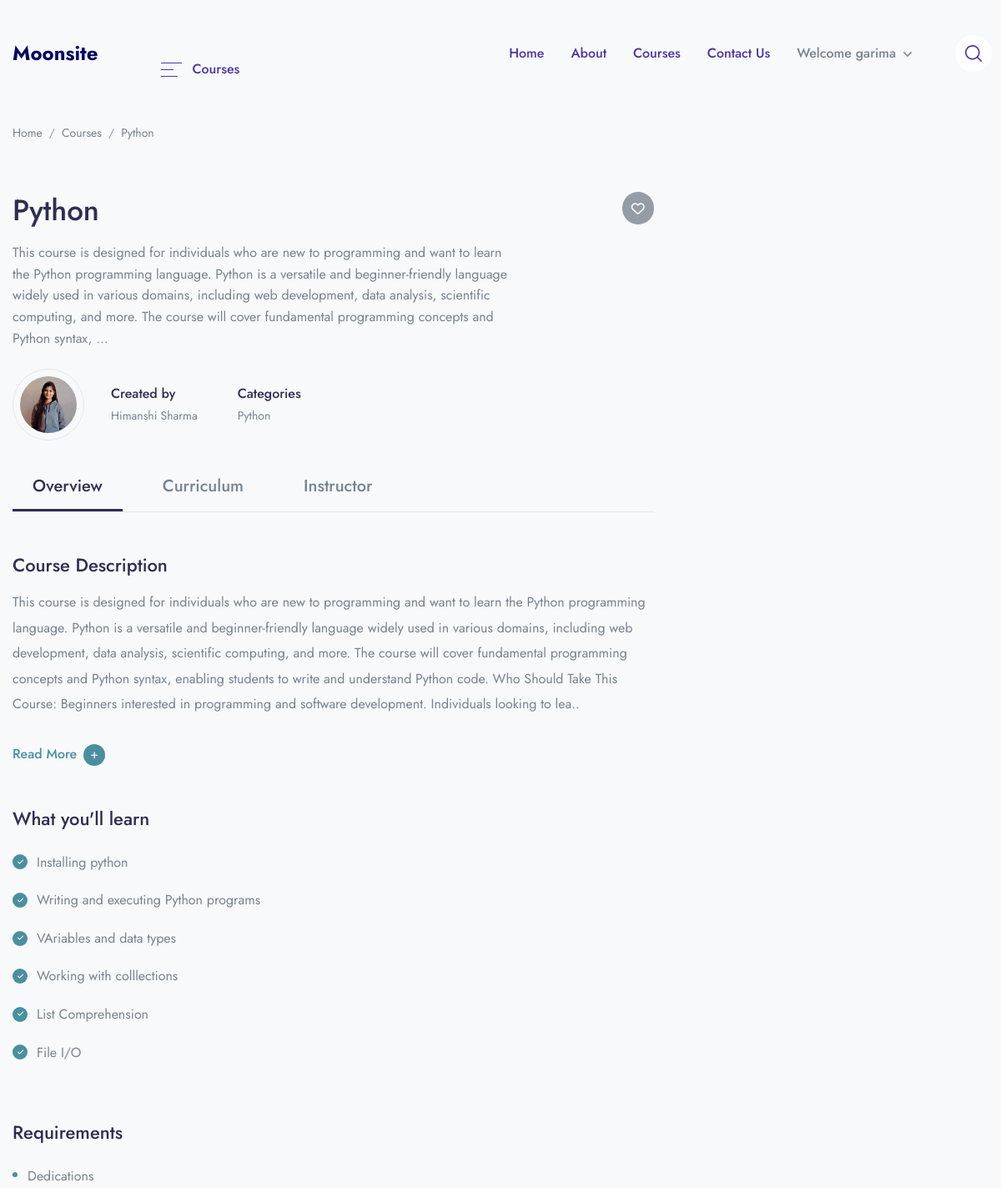
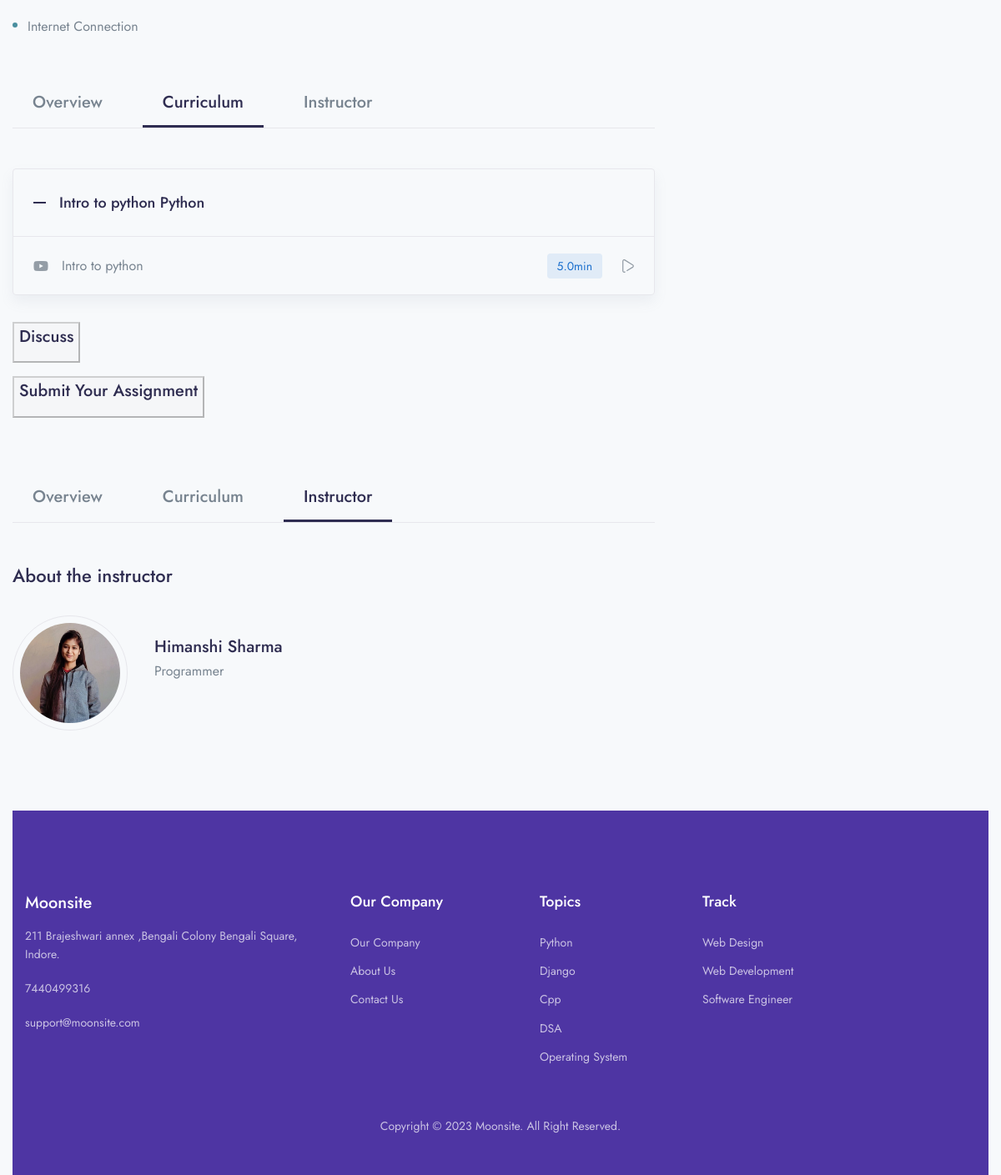
Screenshot of /course/python (signed in) with the database file from the repository (2 pictures, top to bottom).
### app/models.py (models this page shows, shortened)
class Course(models.Model):
    title = models.CharField(max_length=100)
    status = (
        ("Publish","Publish"),
        ("DRAFT","DRAFT"),
    )
    featured_images = models.ImageField(upload_to='featured_images/')
    created_at = models.DateField(auto_now_add=True)
    author = models.ForeignKey(Author,on_delete=models.CASCADE,null=True)
    author_image = models.ImageField(upload_to='author_images/',default='')
    category  = models.ForeignKey(Categories,on_delete=models.CASCADE,null=True)
    desc = models.TextField()
    level = models.ForeignKey(Levels,on_delete=models.CASCADE,null=True)
    slug = models.SlugField(default='',max_length=100,null=True,blank=True,unique=True)
    created_at=models.DateTimeField(default=now)
    def __str__(self):
        return self.title

class Author(models.Model):
    author_name = models.CharField(max_length = 100 )
    author_profile = models.ImageField(upload_to='images/')
    about_author = models.TextField()
    def __str__(self):
        return self.author_name

class Categories(models.Model):
    icon = models.CharField(max_length=200,null=True)
    name = models.CharField(max_length=100)
    def __str__(self):
        return self.name

class what_you_learn(models.Model):
    course = models.ForeignKey ( Course, on_delete=models.CASCADE )
    points = models.CharField ( max_length=500 )

class requirements(models.Model):
    course = models.ForeignKey(Course,on_delete=models.CASCADE)
    points = models.CharField(max_length=500)

class Lessons(models.Model):
    course  = models.ForeignKey(Course,on_delete=models.CASCADE)
    name = models.CharField(max_length=200)
    def __str__(self):
        return self.name + " " + str(self.course)

class Videos(models.Model):
    serial_number= models.IntegerField(null=True)
    thumbnail = models.ImageField(upload_to="Media/Yt_Thumbnail",null=True)
    course = models.ForeignKey(Course,on_delete=models.CASCADE)
    lesson = models.ForeignKey ( Lessons, on_delete=models.CASCADE )
    title = models.CharField ( max_length=100 )
    video = models.FileField(upload_to="video/%y")
    time_duration = models.FloatField(null=True)
    preview = models.BooleanField(default=False)

### mysite/views.py (the view)
# urls.py: path('course/<slug:slug>',views.course_detalis,name='course_details'),
def course_detalis(request,slug):
    course = Course.objects.filter(slug=slug)
    obj = Enrollment.objects.filter(user=request.user,course=course[0]).exists()
    print(obj,course[0])
    assign_discuss=False
    if obj:
        assign_discuss=True
    if course.exists():
        course = course.first()
    else:
        return redirect('error')
    return render (request,'course/course_detail.html',{'course':course,"assign_discuss":assign_discuss})

### templates/course/course_detail.html (shortened to what this page needs)
{% extends 'base.html' %}
{% block content %}
    <div class="container">
        <nav class="mb-5 mb-md-8 mt-2" aria-label="breadcrumb">
            <ol class="breadcrumb breadcrumb-scroll">
                <li class="breadcrumb-item">
                    <a class="text-gray-800" href="{% url 'home'%}">
                        Home
                    </a>
                </li>
                <li class="breadcrumb-item">
                    <a class="text-gray-800" href="#">
                        Courses
                    </a>
                </li>
                <li class="breadcrumb-item text-gray-800 active" aria-current="page">
                    {{course}}
                </li>
            </ol>
        </nav>
    </div>
    <div class="container">
        <div class="row mb-8">
            <div class="col-lg-8 mb-6 mb-lg-0 position-relative">
                <h1 class="me-7 me-xl-14">
                   {{course}}
                </h1>
                <p class="me-xl-13 mb-5">{{course.desc|truncatewords:50 }}</p>
                <a href="#" class="badge badge-lg badge-rounded-circle badge-secondary font-size-base badge-float badge-float-inside top-0 text-white">
                    <i class="far fa-heart"></i>
                </a>
                <div class="d-md-flex align-items-center mb-5">
                    <div class="border rounded-circle d-inline-block mb-4 mb-md-0 me-md-6 me-lg-4 me-xl-6">
                        <div class="p-2">
                            <img src="/media/{{course.author_image}}" alt="..." class="rounded-circle" width="68" height="68">
                        </div>
                    </div>
                    <div class="mb-4 mb-md-0 me-md-8 me-lg-4 me-xl-8">
                        <h6 class="mb-0">Created by</h6>
                        <a href="#" class="font-size-sm text-gray-800">{{course.author}}</a>
                    </div>
                    <div class="mb-4 mb-md-0 me-md-8 me-lg-4 me-xl-8">
                        <h6 class="mb-0">Categories</h6>
                        <a href="#" class="font-size-sm text-gray-800">{{course.category}}</a>
                    </div>
                </div>
                <div id="Overview" class="mb-8">
                    <ul class="nav course-tab-v1 border-bottom h4 mb-8">
                        <li class="nav-item">
                            <a class="nav-link active" href="#Overview" data-bs-toggle="smooth-scroll" data-bs-offset="0">Overview</a>
                        </li>
                        <li class="nav-item">
                            <a class="nav-link" href="#Curriculum" data-bs-toggle="smooth-scroll" data-bs-offset="0">Curriculum</a>
                        </li>
                        <li class="nav-item">
                            <a class="nav-link" href="#Instructor" data-bs-toggle="smooth-scroll" data-bs-offset="0">Instructor</a>
                        </li>
                    </ul>
                    <h3 class="">Course Description</h3>
                    <span class="mb-6 line-height-md">{{course.desc|slice:"0:530"}}..</span>
                    <a class="text-teal read-more h6 d-inline-block mb-8" data-bs-toggle="collapse" href="#readcollapseExample" role="button" aria-expanded="false" aria-controls="readcollapseExample">
                        <span class="d-inline-flex align-items-center more">
                            Read More
                            <span class="d-flex align-items-center justify-content-center bg-teal rounded-circle ms-2 p-2 w-26p">
                                <i class="fas fa-plus font-size-10 text-white"></i>
                            </span>
                        </span>
                    </a>
                    <h3 class="mb-5">What you'll learn</h3>
                    <div class="row row-cols-lg-2 mb-8">
                        <div class="col-md">
                            <ul class="list-style-v1 list-unstyled">
                                {% for learn in course.what_you_learn_set.all%}
                            <li> {{learn.points}}</li>
                               {% endfor %}
                            </ul>
                        </div>
                    </div>
                    <h3 class="mb-5">Requirements</h3>
                    <ul class="list-style-v2 list-unstyled">
                          {% for learn in course.requirements_set.all%}
                            <li> {{learn.points}}</li>
                               {% endfor %}
                    </ul>
                </div>
                <div id="Curriculum" class="mb-8">
                    <ul class="nav course-tab-v1 border-bottom h4 mb-8">
                        <li class="nav-item">
                            <a class="nav-link" href="#Overview" data-bs-toggle="smooth-scroll" data-bs-offset="0">Overview</a>
                        </li>
                        <li class="nav-item">
                            <a class="nav-link active" href="#Curriculum" data-bs-toggle="smooth-scroll" data-bs-offset="0">Curriculum</a>
                        </li>
                        <li class="nav-item">
                            <a class="nav-link" href="#Instructor" data-bs-toggle="smooth-scroll" data-bs-offset="0">Instructor</a>
                        </li>
                    </ul>
                    <div id="accordionCurriculum">
                        {% for lesson in course.lessons_set.all  %}
                        <div class="border rounded shadow mb-6 overflow-hidden">
                            <div class="d-flex align-items-center" id="curriculumheadingOne">
                                <h5 class="mb-0 w-100">
                                    <button class="d-flex align-items-center p-5 min-height-80 text-dark fw-medium collapse-accordion-toggle line-height-one" type="button" data-bs-toggle="collapse" data-bs-target="#id{{lesson.id}}" aria-expanded="true" aria-controls="CurriculumcollapseOne">
                                        <span class="me-4 text-dark d-flex">
                                            <svg width="15" height="2" viewBox="0 0 15 2" fill="none" xmlns="http://www.w3.org/2000/svg">
                                                <rect width="15" height="2" fill="currentColor"/>
                                            </svg>
                                        </span>
                                    {{lesson}}
                                    </button>
                                </h5>
                            </div>
                           {% for video in lesson.videos_set.all %}
                            <div id="id{{video.lesson.id}}" class="collapse show" aria-labelledby="curriculumheadingOne" data-parent="#accordionCurriculum">
                                <div class="border-top px-5 py-4 min-height-70 d-md-flex align-items-center">
                                    <div class="d-flex align-items-center me-auto mb-4 mb-md-0">
                                        <div class="text-secondary d-flex">
                                           <i class="fa-brands fa-youtube"></i>
                                        </div>
                                        <div class="ms-4">
                                            {{video.title}}
                                        </div>
                                    </div>
                                    <div class="d-flex align-items-center overflow-auto overflow-md-visible flex-shrink-all">
                                        <div class="badge btn-blue-soft me-5 font-size-sm fw-normal py-2">{{video.time_duration}}min</div>
                                        <a href="/media/{{video.video}}" class="text-secondary d-flex">
                                        </a>
                                    </div>
                                </div>
                                {% endfor %}
                            </div>
                        </div>
                       {% endfor %}
                    </div>
{% if  assign_discuss %}
                    <a href="/discuss/{{course.slug}}"><h4>Discuss </h4></a>
                    <br>
                    <a   href="/assignment/{{course.slug}}"><h4>Submit Your Assignment</h4> </a>
                    {% else %}
                    <button disabled>  <a  href=""><h4>Discuss </h4></a></button>
                    <br>
                    <button btn-btn-sm success disabled class="my-4"> <a   href=""><h4>Submit Your Assignment</h4> </a></button>
                    {% endif %}
                </div>
                <div id="Instructor" class="mb-8">
                    <ul class="nav course-tab-v1 border-bottom h4 mb-8">
                        <li class="nav-item">
                            <a class="nav-link" href="#Overview" data-bs-toggle="smooth-scroll" data-bs-offset="0">Overview</a>
                        </li>
                        <li class="nav-item">
                            <a class="nav-link" href="#Curriculum" data-bs-toggle="smooth-scroll" data-bs-offset="0">Curriculum</a>
                        </li>
                        <li class="nav-item">
                            <a class="nav-link active" href="#Instructor" data-bs-toggle="smooth-scroll" data-bs-offset="0">Instructor</a>
                        </li>
                    </ul>
                    <h3 class="mb-6">About the instructor</h3>
                    <div class="d-flex align-items-center mb-6">
                        <div class="d-inline-block rounded-circle border me-6 p-2">
                            <div class="avatar avatar-size-120">
                                <img src="/media/{{course.author_image}}" alt="..." class="avatar-img rounded-circle">
                            </div>
                        </div>
                        <div class="media-body">
                            <h4 class="mb-0">{{course.author}}</h4>
                             <p class="mb-6 line-height-md">{{course.author.about_author}}</p>
                        </div>
                    </div>
                </div>
</div>
        </div>
{% endblock %}

### templates/components/header.html (shortened to what this page needs)
    <header class="navbar navbar-expand-xl navbar-light" >
        <div class="container">
            <a class="navbar-brand" href="{% url 'home'%}">
                <div class="" style = "">Moonsite </div>
            <ul class="navbar-nav navbar-vertical ms-xl-4 d-none d-xl-flex">
                <li class="nav-item dropdown">
                    <a class="nav-link pb-4 mb-n4 px-0 pt-0" id="navbarVerticalMenu" data-bs-toggle="dropdown" href="#" aria-haspopup="true" aria-expanded="false">
                        <div class="py-3 px-5 d-flex align-items-center">
                            <div class="me-3 ms-1 text-gigas d-flex">
                                <svg width="25" height="17" viewBox="0 0 25 17" xmlns="http://www.w3.org/2000/svg">
                                    <rect width="25" height="1" fill="currentColor"/>
                                    <rect y="8" width="15" height="1" fill="currentColor"/>
                                    <rect y="16" width="20" height="1" fill="currentColor"/>
                                </svg>
                            </div>
                            <span class="text-gigas fw-medium me-1">Courses</span>
                        </div>
                    </a>
                </li>
            </ul>
            <div class="collapse navbar-collapse z-index-lg" id="navbarCollapse">
                <ul class="navbar-nav ms-auto">
                    <li class="nav-item dropdown dropdown-full-width">
                        <a class="nav-link px-xl-4 text-gigas"   href="{% url 'home' %}" aria-haspopup="true" aria-expanded="false">
                            Home
                        </a>
                    </li>
                     <li class="nav-item dropdown dropdown-full-width">
                        <a class="nav-link  px-xl-4 text-gigas"   href="{% url 'aboutus' %}" aria-haspopup="true" aria-expanded="false">
                           About
                        </a>
                    </li>
                    {% if request.user.is_authenticated %}
                    <li class="nav-item dropdown">
                        <a class="nav-link  px-xl-4 text-gigas"  href="{%  url 'course' %}" aria-haspopup="true" aria-expanded="false">
                            Courses
                        </a>
                    </li>
                    {% endif %}
                    <li class="nav-item dropdown dropdown-full-width">
                        <a class="nav-link px-xl-4 text-gigas"  href="{% url 'contact' %}" aria-haspopup="true" aria-expanded="false">
                            Contact Us
                        </a>
                    </li>
                    {% if user.is_authenticated %}
                           <li class="nav-item dropdown">
                        <a class="nav-link dropdown-toggle px-xl-4" id="navbarBlog" data-bs-toggle="dropdown" href="#" aria-haspopup="true" aria-expanded="false">
                      Welcome {{user.username}}
                        </a>
                    </li>
                    {% endif %}
                </ul>
            </div>
            <ul class="navbar-nav flex-row ms-n4 ms-sm-auto ms-xl-0 me-n2 me-md-n4">
                <li class="nav-item border-0 px-1 px-md-3">
                </li>
                <li class="nav-item border-0 px-1 px-md-3 d-none d-370-block d-xl-block">
                    <a class="nav-link d-flex p-3 bg-white-all rounded-circle search-mobile text-gigas icon-xs" data-bs-toggle="collapse" href="#collapseSearchMobile" role="button" aria-expanded="false" aria-controls="collapseSearchMobile">
                    </a>
                </li>
            </ul>
        </div>
    </header>

### rows the page displays
Course: title "Python", desc "This course is designed for individuals who are new to programming and want to learn the Python programming language. Python is a versatile and beginner-friendly language widely used in various domains, including web development, data analysis, scientific computing, and more. The course will cover fundamental programming concepts and Python syntax, …", author_image (picture), author "Himanshi Sharma", category "Python", desc "This course is designed for individuals who are new to programming and want to learn the Python programming language. Python is a versatile and beginner-friendly language widely used in various domains, including web development, data analysis, scientific computing, and more. The course will cover fundamental programming concepts and Python syntax, enabling students to write and understand Python code. Who Should Take This Course: Beginners interested in programming and software development. Individuals looking to lea", author.about_author "Programmer"
what_you_learn: points "Installing python"
what_you_learn: points "Writing and executing Python programs"
what_you_learn: points "VAriables and data types"
what_you_learn: points "Working with colllections"
what_you_learn: points "List Comprehension"
what_you_learn: points "File I/O"
requirements: points "Dedications"
requirements: points "Internet Connection"
Lessons: name+course "Intro to python Python"
Videos: title "Intro to python", time_duration "5.0"

### other values shown
{{ user.username }} "garima"
